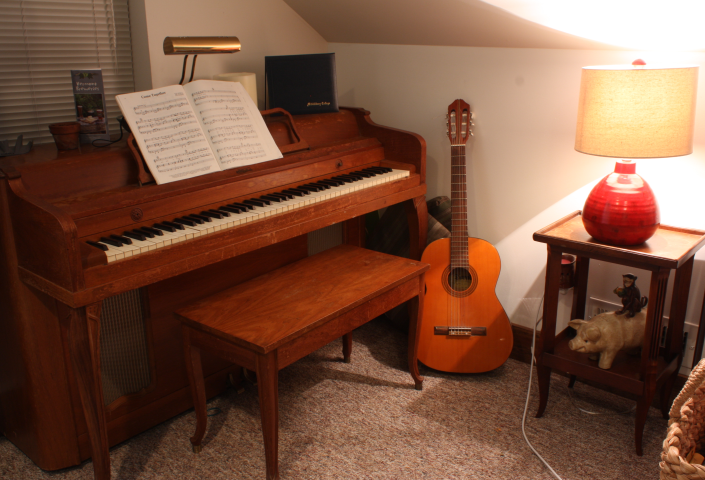
#> input picture lab05/data/im0.png, 1410 x 960 px (shown at 1/2 size)
$ python errors.py
#> lines starting #> are read from the running program, lines starting #| are printed output that depends on the picture; after the words box and inside, x2 and y2 are one past the last pixel; in counts of white or black regions, pixels touching at a corner belong together
### lab05/src/utils.py
# common stuff: loading the Middlebury pair, calibration, disparity with BM / SGBM, error metrics

import csv
import os

import cv2
import numpy as np

LAB = os.path.dirname(os.path.dirname(os.path.abspath(__file__)))
DATA = os.path.join(LAB, "data")
RESULTS = os.path.join(LAB, "results")
FIG = os.path.join(LAB, "figures")
TMP = os.path.join(RESULTS, "tmp")   # intermediate arrays passed between the scripts, not in the repo

os.makedirs(TMP, exist_ok=True)
os.makedirs(FIG, exist_ok=True)

SCALE = 0.5        # the images in data/ are half of the original size
GT_FACTOR = 64     # ground truth is stored as 16-bit png: value = disparity * 64, 0 = unknown


# [29 lines left out: functions read_calib, scaled_calib, not called in this run]


def load_pair(kind=""):
    # kind = "" for the perfect pair, "_imperfect" for the imperfectly rectified one
#> called with kind = ''
    left = cv2.imread(os.path.join(DATA, f"im0{kind}.png"))
#> left is the input picture: shape (960, 1410, 3); mean B, G, R 62.3, 82.3, 121.4
    right = cv2.imread(os.path.join(DATA, f"im1{kind}.png"))
    return left, right


def load_gt(name="disp0_gt.png"):
    # disparity in px of the half-size image, nan where unknown
#> called with name = 'disp0_gt.png'
    raw = cv2.imread(os.path.join(DATA, name), cv2.IMREAD_UNCHANGED).astype(np.float32)
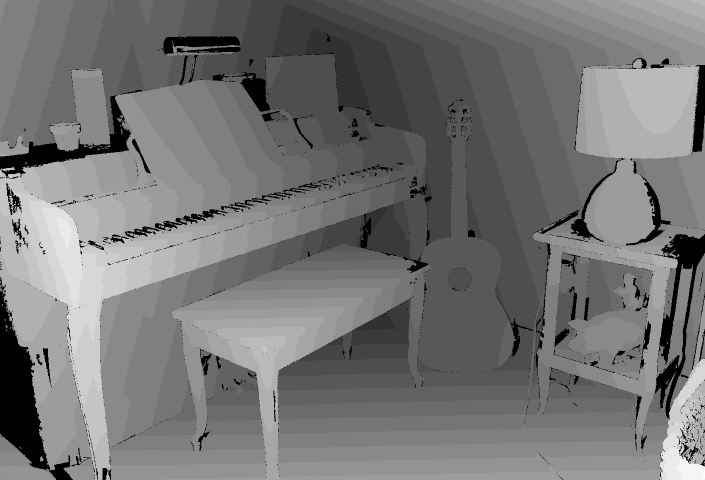
#> input picture lab05/data/disp0_gt.png, 1410 x 960 px (shown at 1/2 size)
#> raw: shape (960, 1410) float32; min 0, max 6673, mean 3166.8
    disp = raw / GT_FACTOR
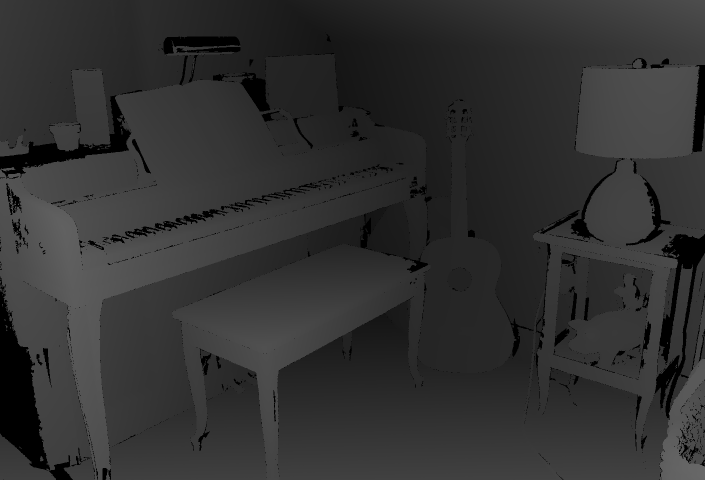
#> disp: shape (960, 1410) float32 (shown at 1/2 size); min 0, max 104.3, mean 49.5
    disp[raw == 0] = np.nan
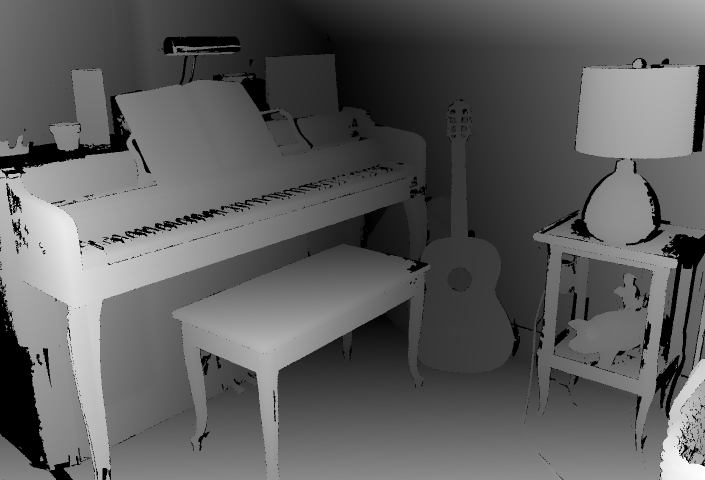
#> disp: shape (960, 1410) float32 (shown at 1/2 size); 5.8% of pixels changed, all inside (x1, y1, x2, y2) = (0, 64, 1410, 960); drawn with min black, max white, NaN and infinite black
    return disp


# [60 lines left out: functions make_matcher, compute_disparity, metrics, occlusion_mask, not called in this run]


def depth_from_disparity(disp, cal):
    # Middlebury convention: Z = f * B / (d + doffs), B in mm -> Z in m
    return cal["f"] * cal["B"] / (disp + cal["doffs"]) / 1000.0


# [5 lines left out: function save_csv, not called in this run]

### lab05/src/errors.py
# Lab 5, part E: zones of systematic errors on the best maps

import csv
import os

import cv2
import matplotlib
matplotlib.use("Agg")
import matplotlib.pyplot as plt
import numpy as np

from utils import FIG, RESULTS, TMP, load_gt, load_pair, metrics, occlusion_mask, save_csv

np.random.seed(42)

TEXTURE_STD = 2.0
# polygons marked by hand on the half-size left image, (x, y)
KEYS = [(172, 485), (210, 528), (822, 357), (812, 335)]
VASE = [(1165, 400), (1190, 340), (1240, 325), (1300, 345), (1322, 410), (1300, 465), (1240, 490), (1185, 465)]
BRASS_LAMP = [(326, 75), (480, 75), (480, 105), (326, 105)]

left, _ = load_pair()
gt = load_gt()
gt1 = load_gt("disp1_gt.png")
#> call 2 of load_gt, with name = 'disp1_gt.png'
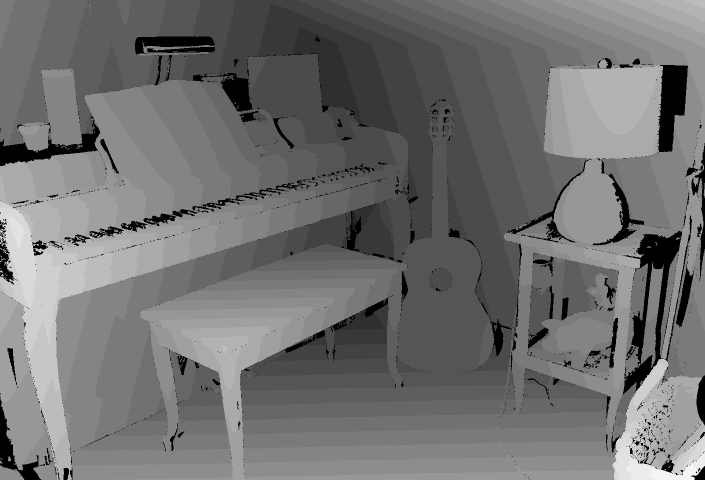
#> input picture lab05/data/disp1_gt.png, 1410 x 960 px (shown at 1/2 size)
#> in load_gt (call 2), `disp = raw / GT_FACTOR`:
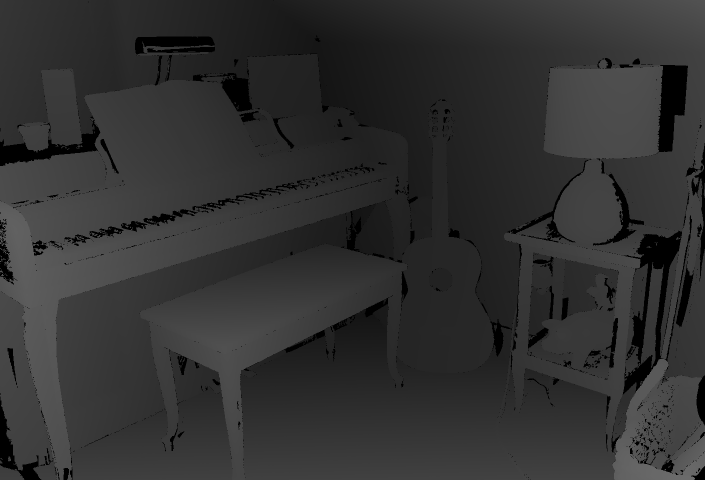
#> disp: shape (960, 1410) float32 (shown at 1/2 size); min 0, max 108.2, mean 49.7
#> in load_gt (call 2), `disp[raw == 0] = np.nan`:
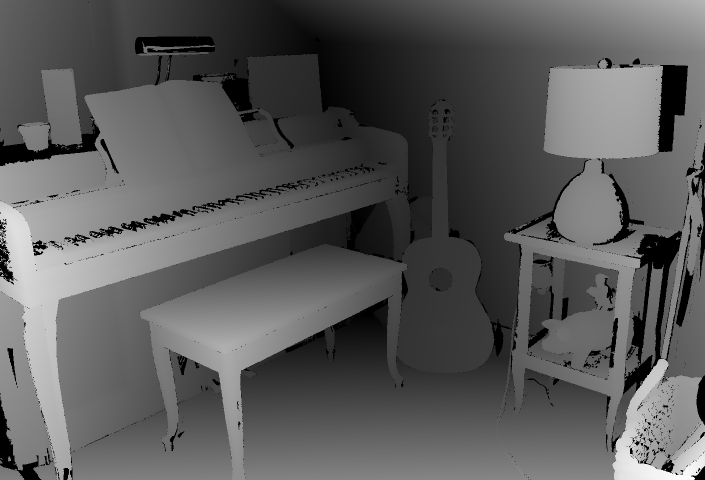
#> disp: shape (960, 1410) float32 (shown at 1/2 size); 5.51% of pixels changed, all inside (x1, y1, x2, y2) = (0, 0, 1410, 960); drawn with min black, max white, NaN and infinite black
#> (the run stopped early here; a loop or call above may not have finished)
